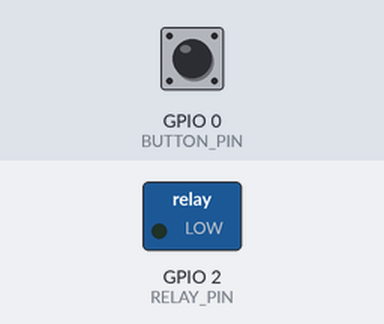
A sketch run on a simulated ESP32. Shown: switched loads named in the sketch (green lamp = pin HIGH). Dashed ring = blinking. The test bench sets the inputs (shaded band); at power-on: GPIO 0 (BUTTON_PIN) HIGH. WiFi joins after 1.5 s; servers stay silent unless stated; what the sketch prints to the serial monitor is not drawn.

Above: at 2.7 s.
2.8 s: GPIO 0 (BUTTON_PIN) pulled LOW for 1 s
At 4.9 s:
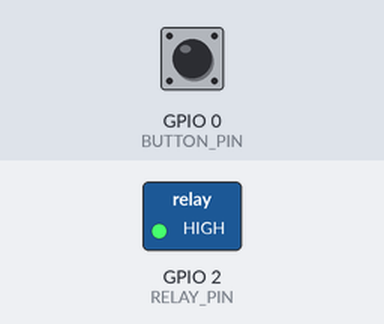
5.3 s: GPIO 0 (BUTTON_PIN) pulled LOW for 0.15 s
At 6.1 s:
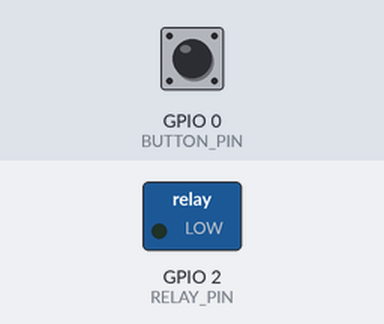
6.9 s: GPIO 0 (BUTTON_PIN) pulled LOW for 3.2 s
At 7.1 s:
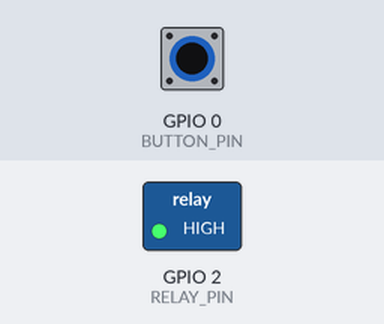
Timing chart, 0 to 11.2 s (numbered marks = the images above; inputs shaded):
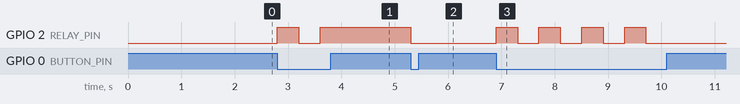

Measured:
- after the input at 2.8 s, GPIO 2 (RELAY_PIN): LOW → HIGH at once, → LOW 0.40 s later, → HIGH 0.40 s later
- after the input at 5.3 s, GPIO 2 (RELAY_PIN): HIGH → LOW at once
- after the input at 6.9 s, GPIO 2 (RELAY_PIN): alternates HIGH for 0.40 s and LOW for 0.40 s, 8 changes in all, then stays LOW, starting at once

The sketch:

Smart_Switch_Home.ino
```cpp
#include <Arduino.h>
#include <WiFi.h>
#include <WebServer.h> // The stable standard library
#include <SinricPro.h>
#include <SinricProSwitch.h>

// Credentials
#define WIFI_SSID         "Nasri"
#define WIFI_PASS         "2508nasri1012"
#define APP_KEY           "0a187fc5-c1ac-465b-947d-13777de7ebcf"
#define APP_SECRET        "5d7f3634-2751-4861-b3af-543357c0c0df-e4be7447-0b9d-4e5b-92c4-f536f57f320b"
#define SWITCH_ID         "69c4f97c17b32c0941dcd2e3"

#define RELAY_PIN         2
#define BUTTON_PIN        0

bool myPowerState = false;
unsigned long lastBtnPress = 0;

WebServer server(80); // Standard Stable Server

const char index_html[] PROGMEM = R"rawliteral(
<!DOCTYPE HTML><html>
<head>
  <title>Pump Control</title>
  <meta name="viewport" content="width=device-width, initial-scale=1">
  <style>
    body { font-family: sans-serif; background: linear-gradient(45deg, #0f2027, #2c5364); color: white; height: 100vh; margin: 0; display: flex; align-items: center; justify-content: center; text-align: center; }
    .container { background: rgba(255, 255, 255, 0.1); backdrop-filter: blur(10px); padding: 50px; border-radius: 20px; border: 1px solid rgba(255,255,255,0.2); }
    .btn { background: #00c6ff; border: none; color: white; padding: 20px 40px; font-size: 20px; border-radius: 10px; cursor: pointer; }
  </style>
</head>
<body>
  <div class="container">
    <h1>SMART PUMP</h1>
    <a href="/toggle"><button class="btn">TOGGLE POWER</button></a>
    <p>Status: <b>%STATE%</b></p>
  </div>
</body>
</html>)rawliteral";

void updateGlobalState(bool state) {
  myPowerState = state;
  digitalWrite(RELAY_PIN, myPowerState ? HIGH : LOW);
  SinricProSwitch &mySwitch = SinricPro[SWITCH_ID];
  mySwitch.sendPowerStateEvent(myPowerState);
}

void handleButton() {
  if (digitalRead(BUTTON_PIN) == LOW && (millis() - lastBtnPress > 400)) {
    updateGlobalState(!myPowerState);
    lastBtnPress = millis();
  }
}

void handleRoot() {
  String s = index_html;
  s.replace("%STATE%", myPowerState ? "ON" : "OFF");
  server.send(200, "text/html", s);
}

void handleToggle() {
  updateGlobalState(!myPowerState);
  server.sendHeader("Location", "/");
  server.send(303);
}

void setup() {
  Serial.begin(115200);
  pinMode(RELAY_PIN, OUTPUT);
  pinMode(BUTTON_PIN, INPUT_PULLUP);
  digitalWrite(RELAY_PIN, LOW);

  WiFi.begin(WIFI_SSID, WIFI_PASS);
  while (WiFi.status() != WL_CONNECTED) { delay(500); Serial.print("."); }

  Serial.println("\nWiFi Connected!");
  Serial.print("IP: "); Serial.println(WiFi.localIP());

  // Setup Standard Server Routes
  server.on("/", handleRoot);
  server.on("/toggle", handleToggle);
  server.begin();

  SinricProSwitch &mySwitch = SinricPro[SWITCH_ID];
  mySwitch.onPowerState([](const String &deviceId, bool &state) {
    updateGlobalState(state);
    return true;
  });
  SinricPro.begin(APP_KEY, APP_SECRET);
}

void loop() {
  server.handleClient(); // Standard server needs this
  handleButton();
  SinricPro.handle();
}
```
